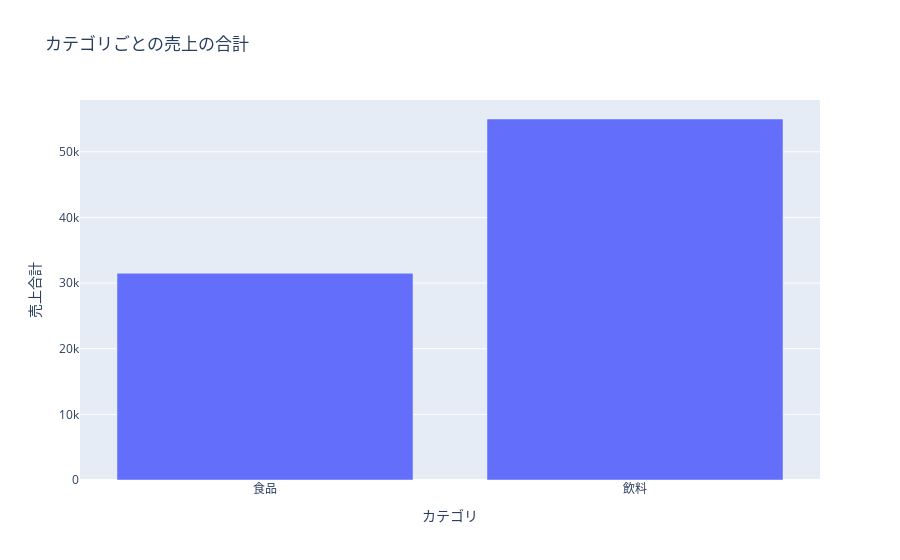

Notebook source saved alongside this figure:
### Code cell
#グラフ化テスト
#解釈テスト
state = {
    "user_input": "データベース内のテーブルの一覧を取得したい",
    "messages": [],
    "task_description": [],
    "metadata_answer": [],
    "df_history": [
        {'マスタの中味は？':
         [{"name":'田仲', "性別":"男"}, {"name":"鈴木", "性別":"女"}]
         },
        {'カテゴリごとの売上の合計は？': 
         [{'category': '食品', 'total_sales': 31500}, {'category': '飲料', 'total_sales': 55000}]
         },
    ],
    "sql_history": [],
    "interpretation_history": [],
    "chart_history": [],
}  
res = chart_node.func("カテゴリごとの売上の合計は？", state)
for chart in state["chart_history"]:
    for task, plotly_json in chart.items():
        print(f"--- {task} ---")
        fig = pio.from_json(plotly_json)
        fig.show()

### Figure 1 — Plotly figure (JSON) as saved in the notebook; plotly's stock layout.template omitted (floating-point values rounded to 4 significant figures)
{"data": [{"hovertemplate": "カテゴリ=%{x}<br>売上合計=%{y}<extra></extra>", "legendgroup": "", "marker": {"color": "#636efa", "pattern": {"shape": ""}}, "name": "", "orientation": "v", "showlegend": false, "textposition": "auto", "type": "bar", "x": ["食品", "飲料"], "xaxis": "x", "y": [31500, 55000], "yaxis": "y"}], "layout": {"barmode": "relative", "legend": {"tracegroupgap": 0}, "title": {"text": "カテゴリごとの売上の合計"}, "xaxis": {"anchor": "y", "domain": [0, 1], "title": {"text": "カテゴリ"}}, "yaxis": {"anchor": "x", "domain": [0, 1], "title": {"text": "売上合計"}}}}
